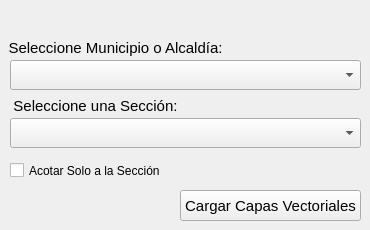
      <widget class="QWidget" name="Seccion">
       <attribute name="title">
        <string>Sección</string>
       </attribute>
       <widget class="QPushButton" name="btnObtenerArea">
        <property name="geometry">
         <rect>
          <x>180</x>
          <y>190</y>
          <width>181</width>
          <height>31</height>
         </rect>
        </property>
        <property name="font">
         <font>
          <family>Arial</family>
          <pointsize>11</pointsize>
          <weight>50</weight>
          <bold>false</bold>
         </font>
        </property>
        <property name="toolTip">
         <string>Cargar la información cartográfica de su selección</string>
        </property>
        <property name="text">
         <string>Cargar Capas Vectoriales</string>
        </property>
       </widget>
       <widget class="QLabel" name="label_10">
        <property name="geometry">
         <rect>
          <x>5</x>
          <y>37</y>
          <width>221</width>
          <height>21</height>
         </rect>
        </property>
        <property name="sizePolicy">
         <sizepolicy hsizetype="Preferred" vsizetype="MinimumExpanding">
          <horstretch>0</horstretch>
          <verstretch>0</verstretch>
         </sizepolicy>
        </property>
        <property name="font">
         <font>
          <family>Arial</family>
          <pointsize>11</pointsize>
          <weight>50</weight>
          <bold>false</bold>
         </font>
        </property>
        <property name="text">
         <string>Seleccione Municipio o Alcaldía:</string>
        </property>
        <property name="alignment">
         <set>Qt::AlignCenter</set>
        </property>
       </widget>
       <widget class="QComboBox" name="cveMunicipio">
        <property name="geometry">
         <rect>
          <x>10</x>
          <y>60</y>
          <width>351</width>
          <height>30</height>
         </rect>
        </property>
        <property name="font">
         <font>
          <family>Arial</family>
          <pointsize>11</pointsize>
          <weight>50</weight>
          <bold>false</bold>
         </font>
        </property>
        <property name="toolTip">
         <string>Lista de municipios o alcaldías</string>
        </property>
        <property name="editable">
         <bool>false</bool>
        </property>
        <property name="currentText">
         <string/>
        </property>
       </widget>
       <widget class="QComboBox" name="cveSeccion">
        <property name="geometry">
         <rect>
          <x>10</x>
          <y>118</y>
          <width>351</width>
          <height>30</height>
         </rect>
        </property>
        <property name="font">
         <font>
          <family>Arial</family>
          <pointsize>11</pointsize>
          <weight>50</weight>
          <bold>false</bold>
         </font>
        </property>
        <property name="toolTip">
         <string>Lista de secciones</string>
        </property>
        <property name="editable">
         <bool>false</bool>
        </property>
        <property name="currentText">
         <string/>
        </property>
       </widget>
       <widget class="QLabel" name="label_11">
        <property name="geometry">
         <rect>
          <x>0</x>
          <y>95</y>
          <width>191</width>
          <height>21</height>
         </rect>
        </property>
        <property name="sizePolicy">
         <sizepolicy hsizetype="Preferred" vsizetype="MinimumExpanding">
          <horstretch>0</horstretch>
          <verstretch>0</verstretch>
         </sizepolicy>
        </property>
        <property name="font">
         <font>
          <family>Arial</family>
          <pointsize>11</pointsize>
          <weight>50</weight>
          <bold>false</bold>
         </font>
        </property>
        <property name="text">
         <string>Seleccione una Sección:</string>
        </property>
        <property name="alignment">
         <set>Qt::AlignCenter</set>
        </property>
       </widget>
       <widget class="QCheckBox" name="checkFiltroCapas">
        <property name="geometry">
         <rect>
          <x>10</x>
          <y>150</y>
          <width>261</width>
          <height>41</height>
         </rect>
        </property>
        <property name="toolTip">
         <string>Restrinja la información cartográfica a la extensión de la sección seleccionada</string>
        </property>
        <property name="text">
         <string>Acotar Solo a la Sección</string>
        </property>
       </widget>
      </widget>
